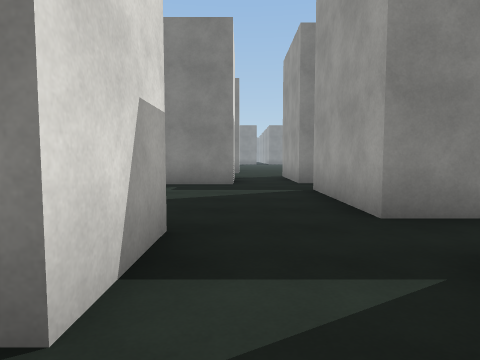
View 1 (above)

24 first-person views from a walk through a scene from a Unity 3-D project. The camera is 1.3 m above the floor, tilts 4° down and sees 75° across. Doors are open. The floor is counted in squares, 2 m on a side. Each view is taken from the middle of a square. On the plan, view 1 faces up. The plan holds only what a view shows up to about 10 squares ahead; the rest is blank. The place goes on beyond the plan. The player is left out. Some surface patterns are stand-ins.

View 2
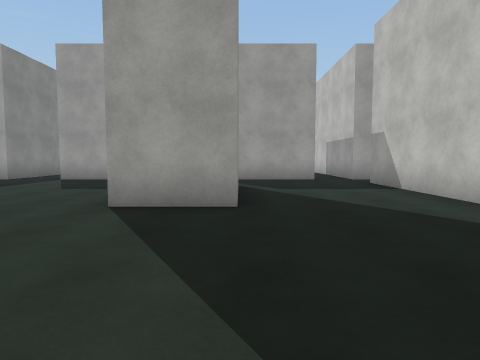

View 3
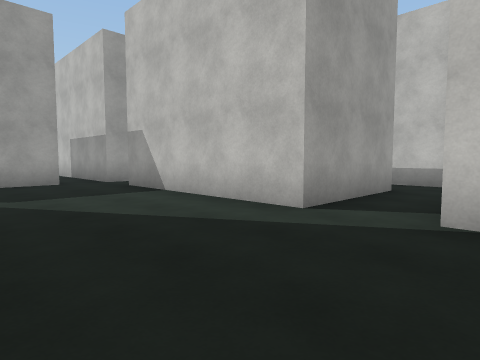

View 4
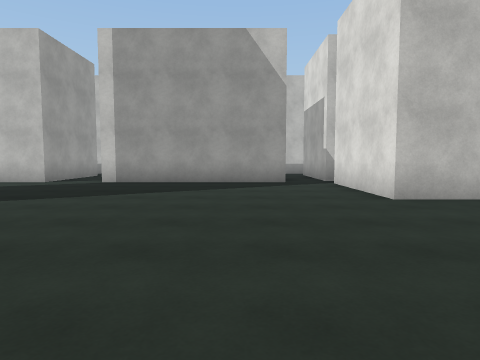

View 5
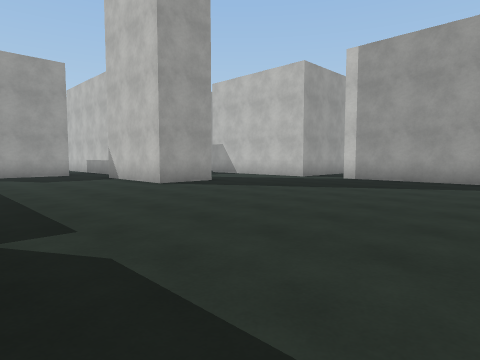

View 6
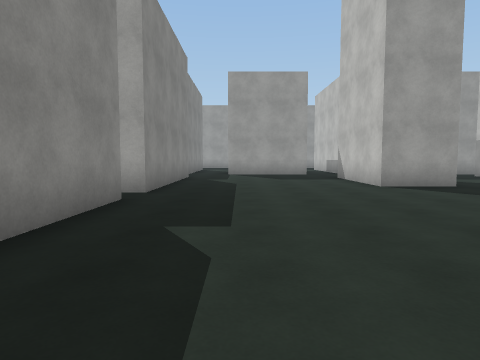

View 7
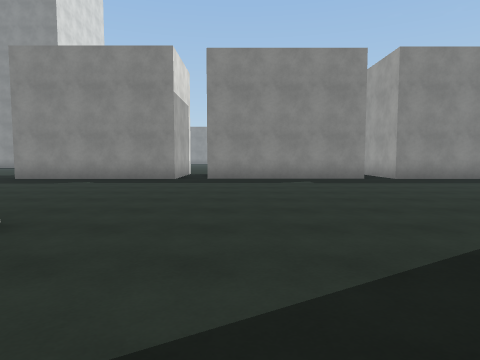

View 8
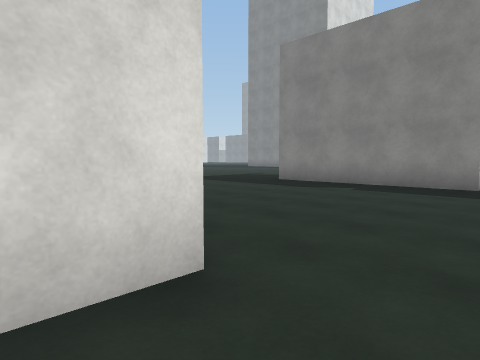

View 9
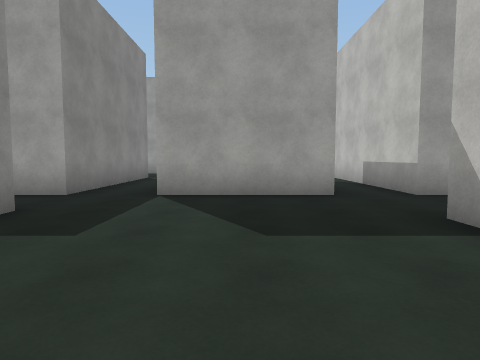

View 10
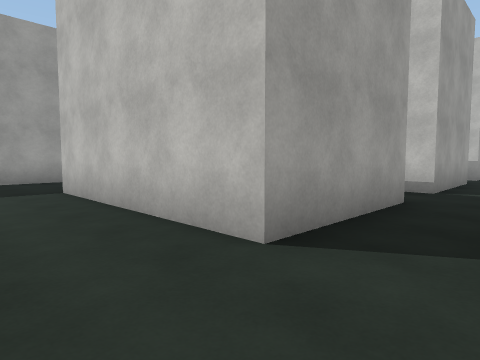

View 11
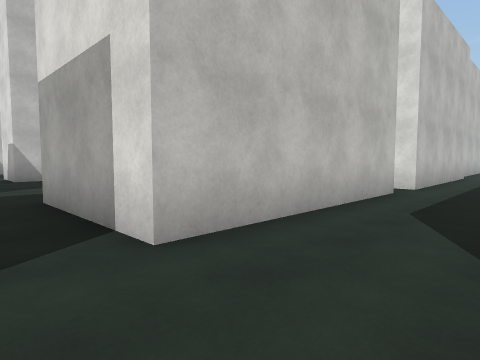

View 12
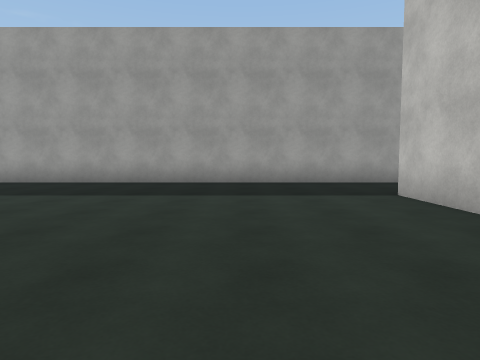

View 13
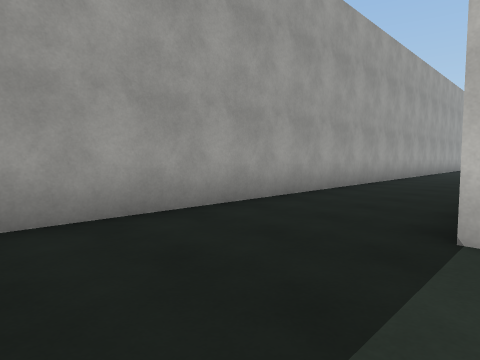

View 14
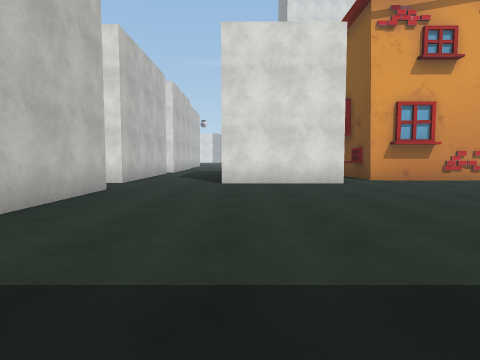

View 15
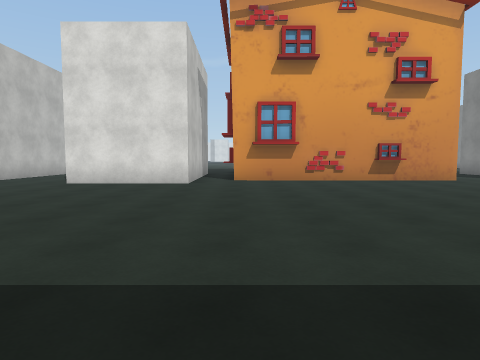

View 16
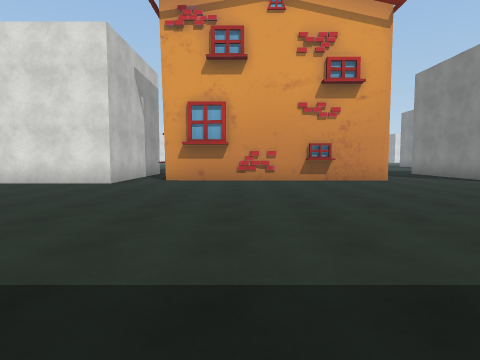

View 17
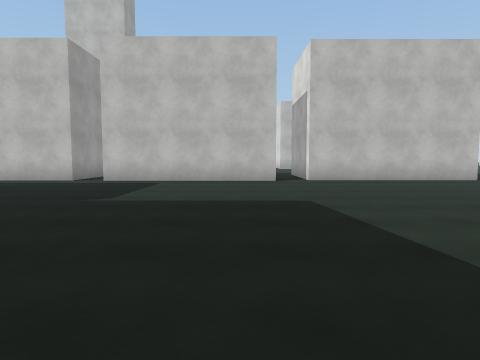

View 18
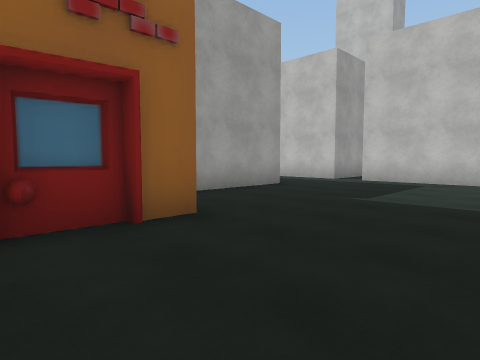

View 19
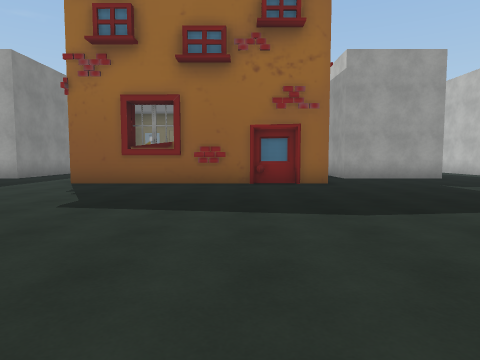

View 20
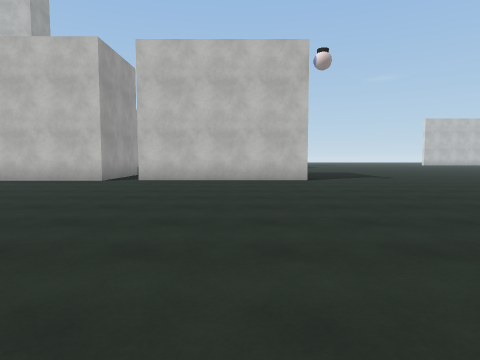

View 21
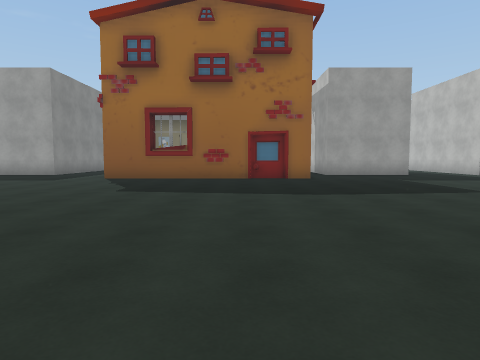

View 22
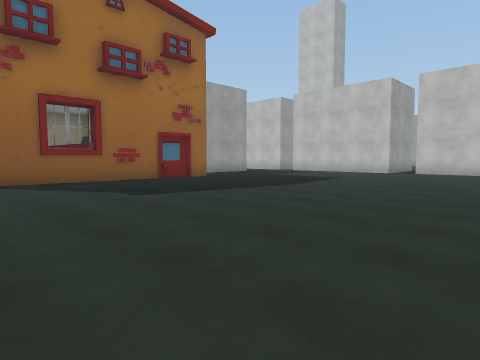

View 23
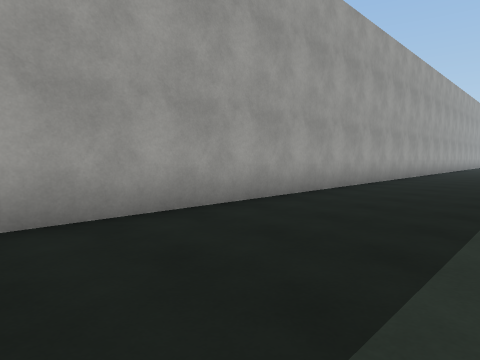

View 24
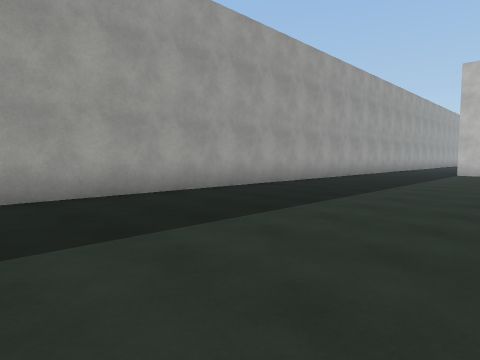

### Floor plan
Points are (right, up) in squares from view 1. A wall is a line through its corners. A room is listed if a view was taken in it or the views show most of it. See-through windows are left out.
Room 1 (views 1, 2, 3, 4, 5, 6, 7, 8, 9)
walls: (-3.8, 1) (-3.8, 2.8) (-0.7, 2.8) (-0.7, 1) (-2.4, 1); (-6, 7.9) (-11, 7.9); (-11.2, -2.4) (-6.2, -2.4); (-4.7, -5.6) (-4.7, -2.4) (0.2, -2.4); (-13.9, 1.1) (-12.4, 1.1) (-12.4, -2); (1.5, -1.4) (1.5, 1.9) (6.1, 1.9); (-12, 7.7) (-17, 7.7); (1.5, -2.4) (3.8, -2.4); (2.6, 3.3) (1.5, 3.3) (1.5, 6.5) (2.1, 6.5); (-5.4, -7.1) (-4.1, -7.1); (0, 10.9) (0, 7.9) (-5.2, 7.9); (6, 8.1) (1.5, 8.1) (1.5, 11.2)
ways out: opening at (1, 11) to room 2; opening at (-12, -3); opening at (1, -2)
Room 2 (views 10, 17, 18, 19, 20, 21, 22)
walls: (-7, 17.7) (-7, 24.4); (-6.8, 18.7) (-6.8, 19.5); (-11, 10.9) (-6.1, 10.9); (-5, 13.5) (-5, 16.8); (-2, 16.7) (0, 16.7); (-5.2, 10.9) (0, 10.9); (-17, 10.9) (-12, 10.9); (-1.2, 17.8) (-2.1, 17.8); (1.5, 11.2) (2.5, 11.2)
ways out: opening at (1, 11) to room 1; opening at (-1, 17) to room 3; opening at (-1, 25) to room 3; opening at (1, 12.3) to room 3
Room 3 (views 11, 12, 13, 14, 15, 16, 23, 24)
walls: (2.5, 11.2) (6.5, 11.2); (0, 16.7) (0, 13.5); (-0.8, 22.8) (-0.8, 21.9); (9.4, 3.1) (9.4, 24.6); (-1.1, 24.4) (-1.2, 17.8)
ways out: opening at (-1, 17) to room 2; opening at (-1, 25) to room 2; opening at (1, 12.3) to room 2

Where each view was taken, in squares from view 1:
view 1: 0 up, 0 right, facing up
view 2: 1 up, 8 left, facing right
view 3: 1 up, 7 left, facing down-right
view 4: 6 up, 10 left, facing down
view 5: 7 up, 11 left, facing down-right
view 6: 6 up, 11 left, facing right
view 7: 2 down, 10 left, facing up
view 8: 0 up, 11 left, facing up-left
view 9: 5 up, 4 left, facing right
view 10: 13 up, 0 right, facing down-right
view 11: 13 up, 1 right, facing down-left
view 12: 14 up, 1 right, facing right
view 13: 14 up, 6 right, facing down-right
view 14: 14 up, 8 right, facing left
view 15: 18 up, 8 right, facing left
view 16: 20 up, 8 right, facing left
view 17: 20 up, 10 left, facing down
view 18: 20 up, 10 left, facing down-right
view 19: 20 up, 15 left, facing right
view 20: 20 up, 15 left, facing down
view 21: 20 up, 17 left, facing right
view 22: 25 up, 16 left, facing down-right
view 23: 25 up, 6 right, facing down-right
view 24: 25 up, 4 right, facing down-right
